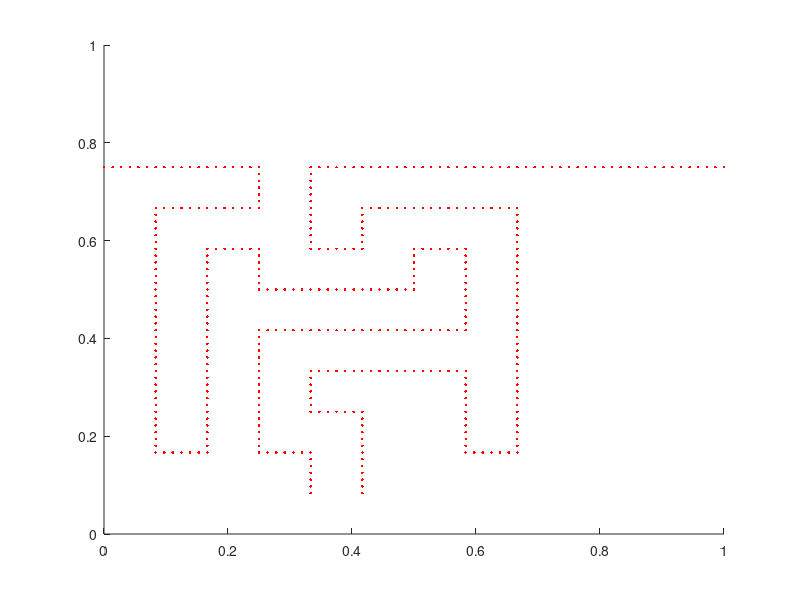

This chart was generated by the following MATLAB code:
clear;

% DO NOT PUT ANYTHING EXCEPT 1 ON THE EDGES
% make sure its square
maze=[1,1,1,1,1,1,1,1,1,1,1,1;
    4,4,4,2,4,4,4,4,4,4,4,4;
    1,1,1,0,1,1,1,1,1,1,1,1;
    1,0,0,0,1,0,0,0,1,1,1,1;
    1,0,1,0,0,0,1,0,1,1,1,1;
    1,0,1,1,1,1,1,0,1,1,1,1;
    1,0,1,0,0,0,0,0,1,1,1,1;
    1,0,1,0,1,1,1,0,1,1,1,1;
    1,0,1,0,0,1,1,0,1,1,1,1;
    1,1,1,1,3,1,1,1,1,1,1,1;
    1,1,1,1,1,1,1,1,1,1,1,1;
    1,1,1,1,1,1,1,1,1,1,1,1];

N=72; % number of grid points (needs to divide maze size)
L=1.0; % size of grid
h=L/N; % spacing between grid points
ip=[(2:N),1];
im=[N,(1:(N-1))];
K=5000; % spring force of droplets
K2=5000; % spring force of wall
m=1; % mass of rigidbody points
grav=0.2; % gravity
rho=1; % fluid pressure
mu=0.1; % fluid parameter
tmax=5; % total time to simulate
dt=0.0001; % time stepping
clockmax=ceil(tmax/dt);

Ntemp=1*N/size(maze,1); % twice as many boundary points per fluid point ?
count=1;
for i=0:size(maze,1)-1 % i is distance from the top
    for j=0:size(maze,2)-1 % j is distance from the left
        if maze(i+1,j+1)==4 % horizontal wall
            for k=0:Ntemp
                wallpos(count+k,1)=L*(j)/size(maze,2) + k*L/(1*N);
                wallpos(count+k,2)=L*(1-(i+2)/size(maze,1));
            end
            count=count+Ntemp+1;
        end

        if (maze(i+1,j+1)~=1) && (maze(i+1,j+1)~=4) % normal path
            if ((maze(i,j+1)==1) || (maze(i,j+1)==4)) && (maze(i+1,j+1)~=2) % above
                for k=0:Ntemp
                    wallpos(count+k,1)=L*(j)/size(maze,2) + k*L/(1*N);
                    wallpos(count+k,2)=L*(1-(i+1)/size(maze,1));
                end
                count=count+Ntemp+1;
            end

            if ((maze(i+1,j)==1) || (maze(i,j+1)==4)) % left
                for k=0:Ntemp
                    wallpos(count+k,1)=L*(j)/size(maze,2);
                    wallpos(count+k,2)=L*(1-(i+1)/size(maze,1)) - k*L/(1*N);
                end
                count=count+Ntemp+1;
            end

            if ((maze(i+2,j+1)==1) || (maze(i,j+1)==4))  && (maze(i+1,j+1)~=3) % below
                for k=0:Ntemp
                    wallpos(count+k,1)=L*(j)/size(maze,2) + k*L/(1*N);
                    wallpos(count+k,2)=L*(1-(i+2)/size(maze,1));
                end
                count=count+Ntemp+1;
            end

            if ((maze(i+1,j+2)==1) || (maze(i,j+1)==4)) % right
                for k=0:Ntemp
                    wallpos(count+k,1)=L*(j+1)/size(maze,2);
                    wallpos(count+k,2)=L*(1-(i+1)/size(maze,1)) - k*L/(1*N);
                end
                count=count+Ntemp+1;
            end
        end
    end
end
wallpos = unique(wallpos,'rows'); % remove duplicates

% boundary points
Nb2=size(wallpos,1); % number of boundary points
X2=zeros(Nb2,2);
for k=0:size(wallpos,1)-1
  X2(k+1,1)=wallpos(k+1,1);
  X2(k+1,2)=wallpos(k+1,2);
end
Z2=X2; % target point position

Nb=4*20;
V=zeros(Nb,1); % target point velocity
X=zeros(Nb,2);
counter=1;
for i=1:4
    for j=1:20
        X(counter,1)=0.26+0.02*(i-1);
        X(counter,2)=0.75+0.02*(j-1);
        counter=counter+1;
    end
end
Z=X;

% initial fluid velocity
u=zeros(N,N,2);

% grid positions
xgrid=zeros(N,N);
ygrid=zeros(N,N);
for j=0:(N-1)
  xgrid(j+1,:)=j*h;
  ygrid(:,j+1)=j*h;
end

hold on
plot(X2(:,1),X2(:,2),'.r')
axis([0,L,0,L])
drawnow
hold off

